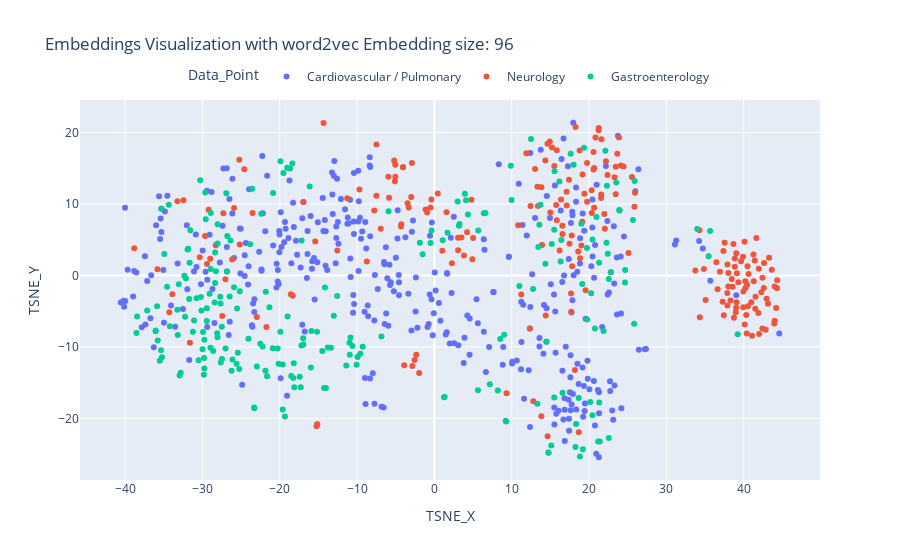

The notebook cell this image was saved under:
### Markdown cell above
# Lets verify embedding quality by getting embedding for clinic notes data and then plotting it against category Neurology ,cardiovascular and Gastro

### Code cell
res_sm = np.array(load_embedding(file_name = "row_word2vec_96_embedding.csv"))
plotEmbeddings(list(res_sm), data['category'].values, 'word2vec')

### Figure 1 — Plotly figure (JSON) as saved in the notebook; plotly's stock layout.template omitted (floating-point values rounded to 4 significant figures; data arrays with more than 128 entries replaced by an {"elided": "..."} marker saying what was removed)
{"data": [{"customdata": {"elided": "371x1 str values"}, "hovertemplate": "Data Point: %{customdata[0]}", "legendgroup": "Cardiovascular / Pulmonary", "marker": {"color": "#636efa", "symbol": "circle"}, "mode": "markers", "name": "Cardiovascular / Pulmonary", "orientation": "v", "showlegend": true, "type": "scatter", "x": {"elided": "371 float values"}, "xaxis": "x", "y": {"elided": "371 float values"}, "yaxis": "y"}, {"customdata": {"elided": "223x1 str values"}, "hovertemplate": "Data Point: %{customdata[0]}", "legendgroup": "Neurology", "marker": {"color": "#EF553B", "symbol": "circle"}, "mode": "markers", "name": "Neurology", "orientation": "v", "showlegend": true, "type": "scatter", "x": {"elided": "223 float values"}, "xaxis": "x", "y": {"elided": "223 float values"}, "yaxis": "y"}, {"customdata": {"elided": "224x1 str values"}, "hovertemplate": "Data Point: %{customdata[0]}", "legendgroup": "Gastroenterology", "marker": {"color": "#00cc96", "symbol": "circle"}, "mode": "markers", "name": "Gastroenterology", "orientation": "v", "showlegend": true, "type": "scatter", "x": {"elided": "224 float values"}, "xaxis": "x", "y": {"elided": "224 float values"}, "yaxis": "y"}], "layout": {"legend": {"orientation": "h", "title": {"text": "Data_Point"}, "tracegroupgap": 0, "x": 0.5, "xanchor": "center", "y": 1.1, "yanchor": "top"}, "title": {"text": "Embeddings Visualization with word2vec Embedding size: 96"}, "xaxis": {"anchor": "y", "domain": [0, 1], "title": {"text": "TSNE_X"}}, "yaxis": {"anchor": "x", "domain": [0, 1], "title": {"text": "TSNE_Y"}}}}
